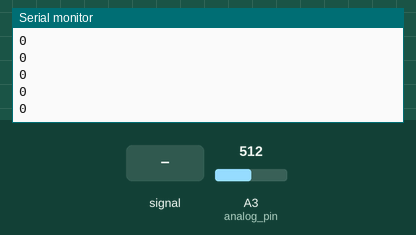
The sketch below on a simulated Arduino Uno, built with avr-gcc and run on an emulated ATmega328P. On the bench: the last lines printed to the serial monitor. The inputs (shaded band) are chosen by the test bench; at power-on: A3 (analog_pin) = 512.

Above: at 1.2 s.
1.3 s: A3 (analog_pin) fed a 200 Hz sine of ±81 counts around its level
At 2.0 s:
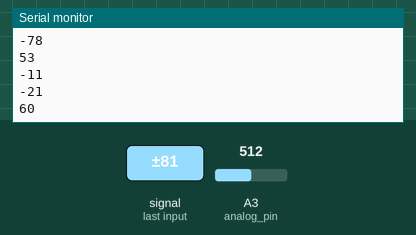
2.8 s: A3 (analog_pin) set to 716
At 3.6 s:
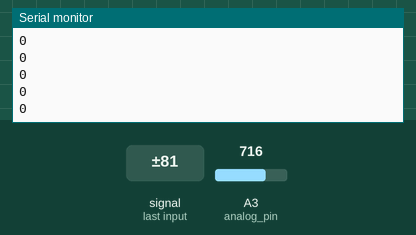
4.3 s: A3 (analog_pin) fed a 1000 Hz sine of ±255 counts around its level
At 4.9 s:
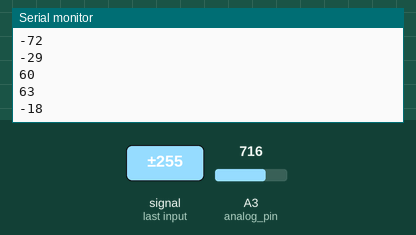
5.8 s: A3 (analog_pin) set to 900
At 6.7 s:
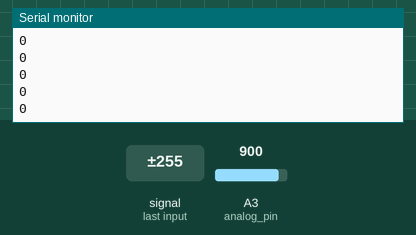
Timing chart, 0 to 8.3 s (numbered marks = the images above; inputs shaded):
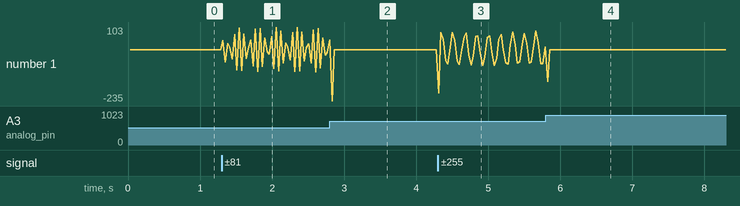

The sketch:

capactitance_reading_copper_plates.ino
```cpp
// Thank you to https://roberthart56.github.io/SCFAB/SC_lab/Sensors/tx_rx_sensors/rx_tx03.txt
// The above site supplied the code to me, and originally came from Robert Hart—thank you to him!
// Also, thank you very much to Gabby Perry for explaining this code and this circuit to me!

//tx_rx03  Robert Hart Mar 2019.
//  Program to use transmit-receive across space between two conductors.
//  One conductor attached to digital pin, another to analog pin.
//
//  This program has a function "tx_rx() which returns the value in a long integer.
//
//  Optionally, two resistors (1 MOhm or greater) can be placed between 5V and GND, with
//  the signal connected between them so that the steady-state voltage is 2.5 Volts.
//
//  Signal varies with electric field coupling between conductors, and can
//  be used to measure many things related to position, overlap, and intervening material
//  between the two conductors.
//


long result;   //variable for the result of the tx_rx measurement.
int analog_pin = A3;
int tx_pin = A1;
void setup() {
pinMode(tx_pin,OUTPUT);      //Pin 4 provides the voltage step
Serial.begin(9600);
}


long tx_rx(){         //Function to execute rx_tx algorithm and return a value
                      //that depends on coupling of two electrodes.
                      //Value returned is a long integer.
  int read_high;
  int read_low;
  int diff;
  long int sum;
  int N_samples = 100;    //Number of samples to take.  Larger number slows it down, but reduces scatter.

  sum = 0;

  for (int i = 0; i < N_samples; i++){
   digitalWrite(tx_pin,HIGH);              //Step the voltage high on conductor 1.
   read_high = analogRead(analog_pin);        //Measure response of conductor 2.
   delayMicroseconds(100);            //Delay to reach steady state.
   digitalWrite(tx_pin,LOW);               //Step the voltage to zero on conductor 1.
   read_low = analogRead(analog_pin);         //Measure response of conductor 2.
   diff = read_high - read_low;       //desired answer is the difference between high and low.
 sum += diff;                       //Sums up N_samples of these measurements.
 }
  return sum;
}                         //End of tx_rx function.


void loop() {

result = tx_rx();
Serial.println(result);
//delay(100);


}
```

Measured:
- after the input at 1.3 s, the serial monitor: prints a new line at once (image 1)
- after the input at 2.8 s, the serial monitor: prints a new line at once (image 2)
- after the input at 4.3 s, the serial monitor: prints a new line at once (image 3)
- plotted number 1: 0 → 45 after the input at 1.3 s, 0 → 13 after the input at 4.3 s
